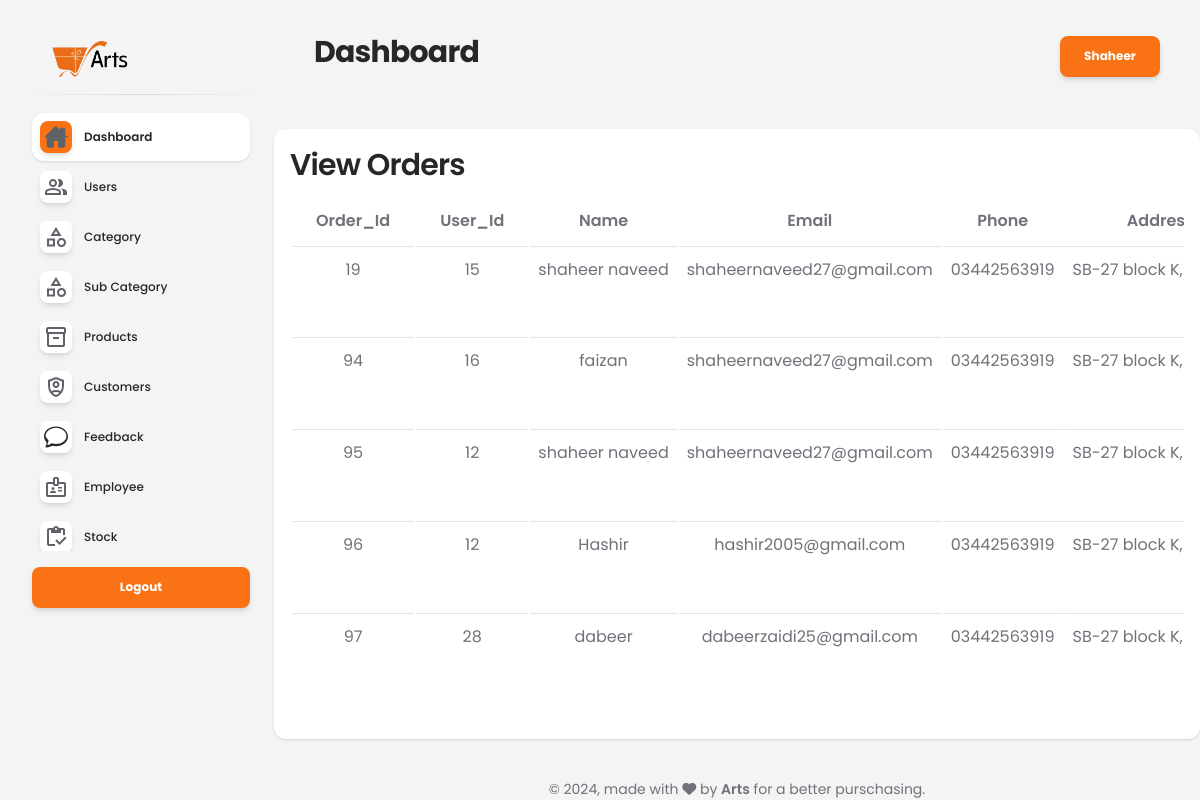
Screenshot of /admin/order.php (signed in) with the database file from the repository.
### tables this page shows
CREATE TABLE `orders` (
  `Order_Id` int(11) NOT NULL,
  `User_Id` int(11) NOT NULL,
  `Name` varchar(255) NOT NULL,
  `Email` varchar(255) NOT NULL,
  `Phone` varchar(15) NOT NULL,
  `Address` text NOT NULL,
  `Payment_Method` text DEFAULT NULL,
  `Product_Code` varchar(16) NOT NULL,
  `Subtotal` decimal(10,2) NOT NULL,
  `Shipping` decimal(10,2) NOT NULL,
  `Total` decimal(10,2) NOT NULL,
  `Order_Date` timestamp NOT NULL DEFAULT current_timestamp()
);

### admin/order.php (the view, shortened to what this page needs)
<?php
include('header.php');
?>
<div class="mb-4 mt-4">
  <div class="card card-body p-3">
    <div class="white_card card_height_100 mb_30">
      <div class="white_card_header">
        <div class="col-md-10 main-title">
          <h3 class="font-weight-bold">View Orders</h3>
        </div>
      </div>
      <div class="white_card_body">
        <div class="table-responsive custom-scrollbar">
          <table class="table">
            <thead class="text-center">
              <tr>
                <th>Order_Id</th>
                <th>User_Id</th>
                <th>Name</th>
                <th>Email</th>
                <th>Phone</th>
                <th>Address</th>
              </tr>
            </thead>
            <tbody class="text-center">
              <?php
              $query = "SELECT * FROM orders";
              $result = mysqli_query($conn, $query);
              if ($result) {
                  while ($row = mysqli_fetch_assoc($result)) {
                      echo "<tr>";
                      echo "<td>" . $row['Order_Id'] . "</td>";
                      echo "<td>" . $row['User_Id'] . "</td>";
                      echo "<td>" . $row['Name'] . "</td>";
                      echo "<td>" . $row['Email'] . "</td>";
                      echo "<td>" . $row['Phone'] . "</td>";
                      echo "<td>" . $row['Address'] . "</td>";
                      echo "</tr>";
                  }
              }
              ?>
            </tbody>
          </table>
        </div>
      </div>
    </div>
  </div>
</div>
<?php
include('footer.php');
?>

### rows the page displays
orders: Order_Id "19", User_Id "15", Name "shaheer naveed", Email "shaheernaveed27@gmail.com", Phone "03442563919", Address "SB-27 block K,…"
orders: Order_Id "94", User_Id "16", Name "faizan", Email "shaheernaveed27@gmail.com", Phone "03442563919", Address "SB-27 block K,…"
orders: Order_Id "95", User_Id "12", Name "shaheer naveed", Email "shaheernaveed27@gmail.com", Phone "03442563919", Address "SB-27 block K,…"
orders: Order_Id "96", User_Id "12", Name "Hashir", Email "hashir2005@gmail.com", Phone "03442563919", Address "SB-27 block K,…"
orders: Order_Id "97", User_Id "28", Name "dabeer", Email "dabeerzaidi25@gmail.com", Phone "03442563919", Address "SB-27 block K,…"

### other values shown
$_SESSION['Admin_name'] "Shaheer"
